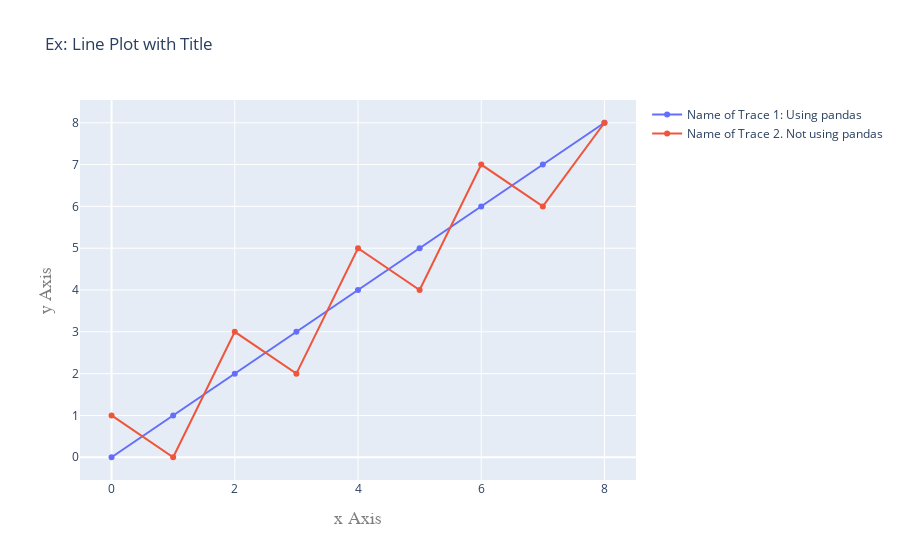

Notebook code for this chart:
### Markdown cell above
#### PLotly

### Code cell
x=[0, 1, 2, 3, 4, 5, 6, 7, 8]
y=[0, 1, 2, 3, 4, 5, 6, 7, 8]

df = pd.DataFrame({'x': x, 'y': y})
df.head()


trace1 =     go.Scatter(
        x=df['x'], # assign x as the dataframe column 'x'
        y=df['y'],
        name='Name of Trace 1: Using pandas'
    )

trace2 = go.Scatter(
    x=[0, 1, 2, 3, 4, 5, 6, 7, 8],
    y=[1, 0, 3, 2, 5, 4, 7, 6, 8],
    name='Name of Trace 2. Not using pandas'
)

layout = go.Layout(
    title='Ex: Line Plot with Title',
    xaxis=dict(
        title='x Axis',
        titlefont=dict(
            family='Courier New, monospace',
            size=18,
            color='#7f7f7f'
        )
    ),
    yaxis=dict(
        title='y Axis',
        titlefont=dict(
            family='Courier New, monospace',
            size=18,
            color='#7f7f7f'
        )
    )
)

data = [ trace1, trace2]

fig = go.Figure(data=data, layout=layout)
plotly.offline.iplot(fig)

### Figure 1 — Plotly figure (JSON) as saved in the notebook; plotly's stock layout.template omitted (floating-point values rounded to 4 significant figures)
{"data": [{"name": "Name of Trace 1: Using pandas", "type": "scatter", "x": [0, 1, 2, 3, 4, 5, 6, 7, 8], "y": [0, 1, 2, 3, 4, 5, 6, 7, 8]}, {"name": "Name of Trace 2. Not using pandas", "type": "scatter", "x": [0, 1, 2, 3, 4, 5, 6, 7, 8], "y": [1, 0, 3, 2, 5, 4, 7, 6, 8]}], "layout": {"title": {"text": "Ex: Line Plot with Title"}, "xaxis": {"title": {"font": {"color": "#7f7f7f", "family": "Courier New, monospace", "size": 18}, "text": "x Axis"}}, "yaxis": {"title": {"font": {"color": "#7f7f7f", "family": "Courier New, monospace", "size": 18}, "text": "y Axis"}}}}
